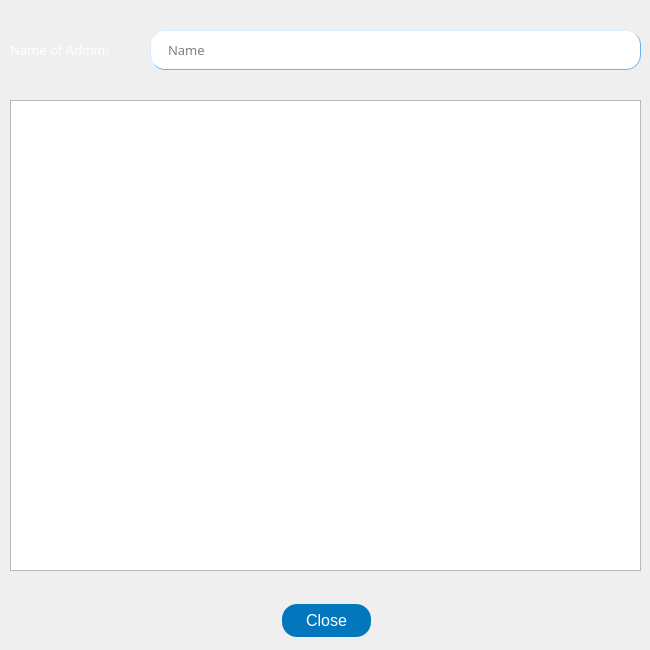
<?xml version="1.0" encoding="UTF-8"?>
<ui version="4.0">
 <class>getAdmin</class>
 <widget class="QWidget" name="getAdmin">
  <property name="geometry">
   <rect>
    <x>0</x>
    <y>0</y>
    <width>650</width>
    <height>650</height>
   </rect>
  </property>
  <property name="sizePolicy">
   <sizepolicy hsizetype="Fixed" vsizetype="Fixed">
    <horstretch>0</horstretch>
    <verstretch>0</verstretch>
   </sizepolicy>
  </property>
  <property name="minimumSize">
   <size>
    <width>650</width>
    <height>650</height>
   </size>
  </property>
  <property name="maximumSize">
   <size>
    <width>650</width>
    <height>650</height>
   </size>
  </property>
  <property name="windowTitle">
   <string>Get Admin Employee ID</string>
  </property>
  <widget class="QPushButton" name="closeButton">
   <property name="geometry">
    <rect>
     <x>280</x>
     <y>600</y>
     <width>93</width>
     <height>41</height>
    </rect>
   </property>
   <property name="styleSheet">
    <string notr="true">#closeButton{
	font: 57 8pt &quot;Slate For OnePlus Medium&quot;;
background-color:#0277BD;
    color: white;
    padding: 5px;
    text-align: center;
    font-size: 16px;
    margin: 4px 2px;
border-radius: 15px;
}
#closeButton:hover{
background-color:#01579B;

}
#closeButton:pressed{
background-color:#1A237E;
}</string>
   </property>
   <property name="text">
    <string>Close</string>
   </property>
   <property name="shortcut">
    <string>Esc</string>
   </property>
  </widget>
  <widget class="QLabel" name="label">
   <property name="geometry">
    <rect>
     <x>10</x>
     <y>30</y>
     <width>251</width>
     <height>40</height>
    </rect>
   </property>
   <property name="minimumSize">
    <size>
     <width>0</width>
     <height>40</height>
    </size>
   </property>
   <property name="font">
    <font>
     <family>Slate For OnePlus Medium</family>
     <pointsize>10</pointsize>
     <weight>7</weight>
     <italic>false</italic>
     <bold>false</bold>
    </font>
   </property>
   <property name="styleSheet">
    <string notr="true">font: 57 10pt &quot;Slate For OnePlus Medium&quot;;
color: white;</string>
   </property>
   <property name="text">
    <string>Name of Admin:</string>
   </property>
  </widget>
  <widget class="QLineEdit" name="searchName">
   <property name="geometry">
    <rect>
     <x>150</x>
     <y>30</y>
     <width>491</width>
     <height>40</height>
    </rect>
   </property>
   <property name="minimumSize">
    <size>
     <width>0</width>
     <height>40</height>
    </size>
   </property>
   <property name="font">
    <font>
     <family>Slate For OnePlus</family>
     <pointsize>10</pointsize>
     <weight>7</weight>
     <italic>false</italic>
     <bold>false</bold>
    </font>
   </property>
   <property name="styleSheet">
    <string notr="true">#searchName{
background-color: white;
border-color: #64B5F6;
border-style: outset;
border-width: 1px;
border-radius: 15px;
font: 57 10pt &quot;Slate For OnePlus&quot;;
padding: 6px;
padding-left: 15px;
}
#searchName:hover {
    border-style: inset;
}
#searchName:focus {
    background-color: #E3F2FD;
    border-style: inset;
}</string>
   </property>
   <property name="placeholderText">
    <string>Name</string>
   </property>
   <property name="clearButtonEnabled">
    <bool>true</bool>
   </property>
  </widget>
  <widget class="QLabel" name="label_2">
   <property name="geometry">
    <rect>
     <x>-60</x>
     <y>-80</y>
     <width>821</width>
     <height>781</height>
    </rect>
   </property>
   <property name="styleSheet">
    <string notr="true">
background-color:qlineargradient(spread:pad, x1:0.492, y1:0, x2:0.501925, y2:0.796, stop:0 rgba(40, 53, 147, 255), stop:1 rgba(	131, 185, 255, 255))
</string>
   </property>
   <property name="text">
    <string/>
   </property>
  </widget>
  <widget class="QListWidget" name="listAdmin">
   <property name="geometry">
    <rect>
     <x>10</x>
     <y>100</y>
     <width>631</width>
     <height>471</height>
    </rect>
   </property>
   <property name="styleSheet">
    <string notr="true">#nameList{font: 57 9pt &quot;Slate For OnePlus Medium&quot;;
border: 1px solid #002171;
border-style: outset;
}
#nameList:hover{font: 57 9pt &quot;Slate For OnePlus Medium&quot;;
border: 3px solid #002171;
}
</string>
   </property>
  </widget>
  <zorder>label_2</zorder>
  <zorder>closeButton</zorder>
  <zorder>label</zorder>
  <zorder>searchName</zorder>
  <zorder>listAdmin</zorder>
 </widget>
 <resources/>
 <connections/>
</ui>
